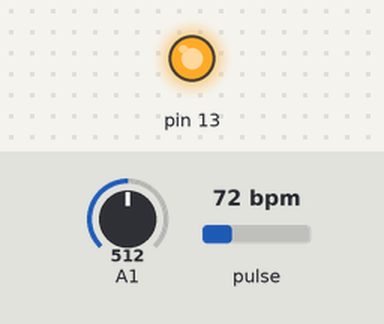
Simulated run of this sketch. Board: Arduino Uno, built with avr-gcc and run on an emulated ATmega328P. Parts: output pins drawn as LEDs (lit = HIGH). The test bench sets the inputs (shaded band); at power-on: A1 = 512, pulse 72 bpm. The modem accepts every AT command (registered, SIM ready, sends succeed) and sends nothing else; what the sketch prints to the serial monitor is not drawn.

Above: at 0.1 s.
Timing chart, 0 to 1.6 s (numbered marks = the images above):
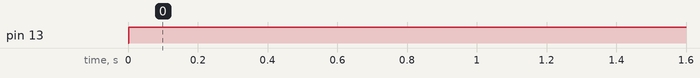

Measured:
- by itself, pin 13: LOW → HIGH at 0.00 s

The sketch:

test_code.ino
```cpp
#define USE_ARDUINO_INTERRUPTS true
#include <PulseSensorPlayground.h>
#include <TinyGPS.h>
#include <SoftwareSerial.h>

SoftwareSerial SIM900(9, 10);
TinyGPS gps;  //Creates a new instance of the TinyGPS object


PulseSensorPlayground pulseSensor;

const int PulseWire = 0;
const int LED13 = 13;
int Threshold = 550;
float val;
int a = 0;
int b = 0;
float latitude =11.499198;
float longitude=77.276666;


void setup()
{
  Serial.begin(9600);
  SIM900.begin(9600);
  pulseSensor.analogInput(PulseWire);
  pulseSensor.blinkOnPulse(LED13);
  pulseSensor.setThreshold(Threshold);
  if (pulseSensor.begin()) {
    Serial.println("We created a pulseSensor Object !");
  }

}


void sendSMS()
{
    SIM900.print("AT+CMGF=1\r");
    delay(400);
    SIM900.println("AT + CMGS = \"+919842513373\"");// recipient's mobile number with country code
    delay(300);
    SIM900.println("SUSHMITHA");
    SIM900.print("Temperature = ");SIM900.print(val);
    SIM900.print("    BPM = ");SIM900.println(b);
    SIM900.print("Latitude = "); SIM900.print(latitude,6);
    SIM900.print("    Longitude = ");SIM900.print(longitude,6);
    delay(200);
    SIM900.println((char)26); // End AT command with a ^Z, ASCII code 26
    delay(200);
    SIM900.println();
}


void loop()
{

  val = analogRead(1);
  val = ( val * 500) / 1024;
  Serial.print("TEMPRATURE = ");
  Serial.print(val);
  Serial.println("*C");
  a = val;

  int myBPM = pulseSensor.getBeatsPerMinute();
  if (pulseSensor.sawStartOfBeat()) {
    Serial.print("BPM: ");
    Serial.println(myBPM);
    b = myBPM;
  }
  if(a>100 || b>85 ||(a<90 || b<60) )
  {
     sendSMS();
  }


  delay(1000);
  Serial.println();
}
```
